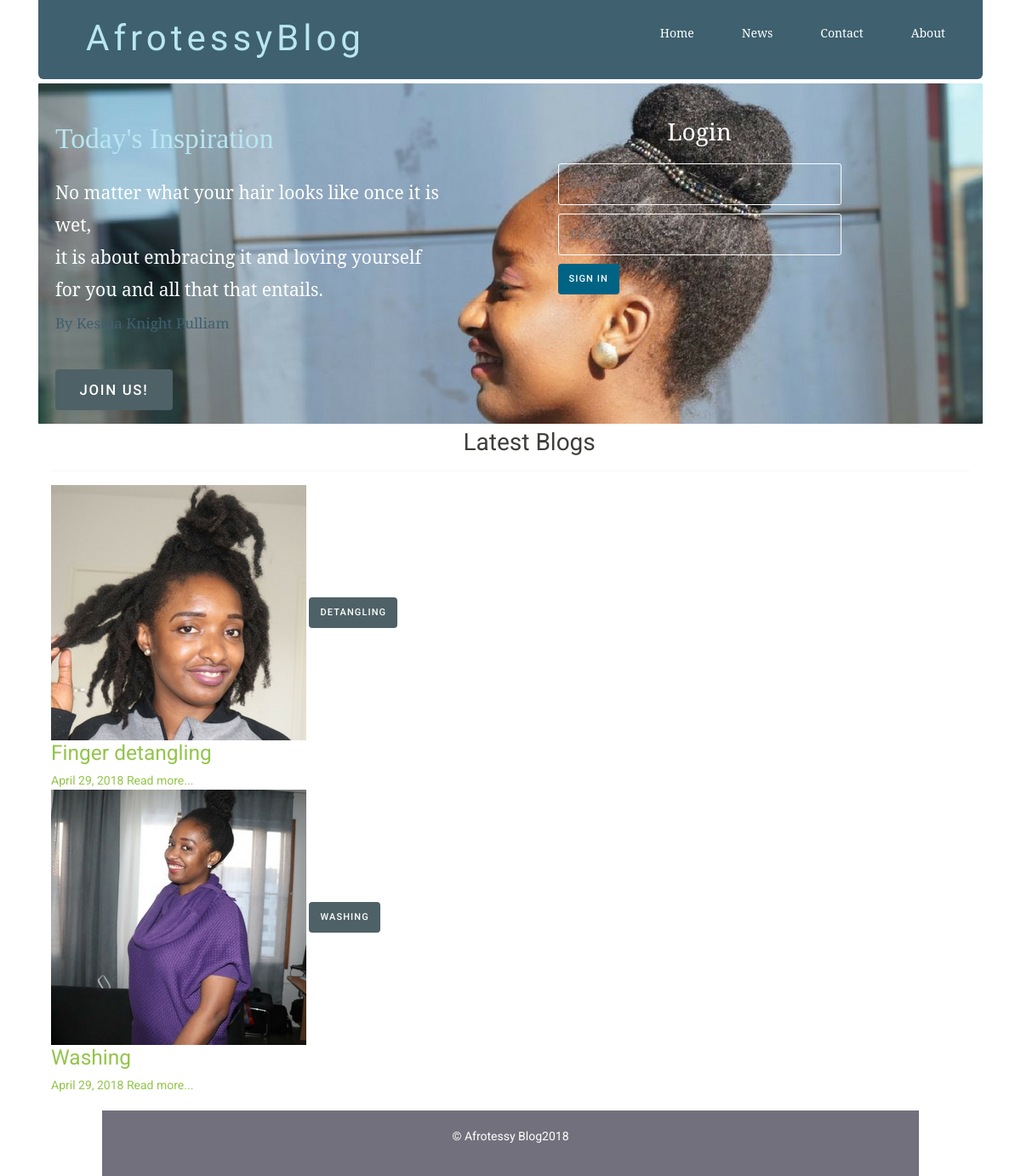
The page / on the database its author committed.
### tables this page shows
CREATE TABLE `posts` (
  `id` int(11) NOT NULL,
  `user_id` int(11) DEFAULT NULL,
  `title` varchar(255) NOT NULL,
  `slug` varchar(255) NOT NULL,
  `views` int(11) NOT NULL DEFAULT '0',
  `image` varchar(255) NOT NULL,
  `body` text NOT NULL,
  `published` tinyint(1) NOT NULL,
  `created_at` timestamp NOT NULL DEFAULT CURRENT_TIMESTAMP ON UPDATE CURRENT_TIMESTAMP,
  `updated_at` timestamp NOT NULL DEFAULT '0000-00-00 00:00:00'
);

CREATE TABLE `topics` (
  `id` int(11) NOT NULL,
  `name` varchar(255) NOT NULL,
  `slug` varchar(255) DEFAULT NULL
);

### includes/registration_login.php (called while the page is built, shortened)
<?php
	$username = "";
?>

### includes/public_functions.php (called while the page is built, shortened)
<?php
function getPublishedPosts() {
	global $conn;
	$sql = "SELECT * FROM posts WHERE published=true";
	$result = mysqli_query($conn, $sql);
	$posts = mysqli_fetch_all($result, MYSQLI_ASSOC);
	$final_posts = array();
	foreach ($posts as $post) {
		$post['topic'] = getPostTopic($post['id']);
		array_push($final_posts, $post);
	}
	return $final_posts;
}
function getPostTopic($post_id){
	global $conn;
	$sql = "SELECT * FROM topics WHERE id=
			(SELECT topic_id FROM post_topic WHERE post_id=$post_id) LIMIT 1";
	$result = mysqli_query($conn, $sql);
	$topic = mysqli_fetch_assoc($result);
	return $topic;
}
?>

### index.php (the view, shortened to what this page needs)
<?php require_once('config.php') ?>
<?php require_once( ROOT_PATH . '/includes/public_functions.php') ?>
<?php require_once( ROOT_PATH . '/includes/registration_login.php') ?>
<?php $posts = getPublishedPosts(); ?>
<?php require_once( ROOT_PATH . '/includes/head_section.php') ?>
</head>
<body>
	<div class="container">
		<?php include( ROOT_PATH . '/includes/navbar.php') ?>
</div>
<div class="container">
		<?php include( ROOT_PATH . '/includes/banner.php') ?>
<div class="container">
		<div class="container">
			<h2 class="content-title">Latest Blogs</h2>
	</div>
			<hr>
			<?php foreach ($posts as $post): ?>
	<div class="post" style="margin-left: 0px;">
		<img src="<?php echo BASE_URL . '/static/images/' . $post['image']; ?>" class="post_image" alt="">
		<?php if (isset($post['topic']['name'])): ?>
			<a
				href="<?php echo BASE_URL . 'filtered_posts.php?topic=' . $post['topic']['id'] ?>"
				class="btn category">
				<?php echo $post['topic']['name'] ?>
			</a>
		<?php endif ?>
		<a href="single_post.php?post-slug=<?php echo $post['slug']; ?>">
			<div class="post_info">
				<h3><?php echo $post['title'] ?></h3>
				<div class="info">
					<span><?php echo date("F j, Y ", strtotime($post["created_at"])); ?></span>
					<span class="read_more">Read more...</span>
				</div>
			</div>
		</a>
	</div>
<?php endforeach ?>
		</div>
		<?php include( ROOT_PATH . '/includes/footer.php') ?>

### includes/head_section.php (shortened to what this page needs)
<!DOCTYPE html>
<html>
<head>
	<link rel="stylesheet" href="static/css/public_styling.css">
	<link rel="stylesheet" href="static/css/bootstrap.min.css">

### includes/navbar.php
<div class="navbar">
	<div class="logo_div">
		<a href="index.php"><h1>AfrotessyBlog</h1></a>
	</div>
	<ul>
	  <li><a class="active" href="index.php">Home</a></li>
	  <li><a href="#news">News</a></li>
	  <li><a href="#contact">Contact</a></li>
	  <li><a href="#about">About</a></li>
	</ul>
</div>

### includes/banner.php (shortened to what this page needs)
<?php if (isset($_SESSION['user']['username'])) { ?>
	<div class="logged_in_info">
		<span>welcome <?php echo $_SESSION['user']['username'] ?></span>
		|
		<span><a href="logout.php">logout</a></span>
	</div>
<?php }else{ ?>
	<div class="banner">
		<div class="welcome_msg">
			<h1>Today's Inspiration</h1>
			<p>
			    No matter what your hair looks like once it is wet,<br>
			    it is about embracing it and loving yourself <br>
			    for you and all that that entails.<br>
				<span>By Keshia Knight Pulliam</span>
			</p>
			<a href="register.php" class="btn">Join us!</a>
		</div>
		<div class="login_div">
			<form action="<?php echo BASE_URL . 'index.php'; ?>" method="post" >
				<h2>Login</h2>
				<input type="text" name="username" value="<?php echo $username; ?>" placeholder="Username">
				<input type="password" name="password"  placeholder="Password">
				<button class="btn" type="submit" name="login_btn">Sign in</button>
			</form>
		</div>
	</div>
<?php } ?>

### includes/footer.php
<div class="container">
<div class="footer">
			<p> &copy; Afrotessy Blog<?php echo date ('Y'); ?></p>
		</div>
	</div>
</div>
</body>
</html>

### static/css/public_styling.css (style rules this page uses)
* { margin: 0px; padding: 0px; }
html { height: 100%; box-sizing: border-box; }
body { position: relative; margin: 0; padding-bottom: 6rem; min-height: 100%; }
h1, h2, h3, h4, h5, h6 { color: #444; font-family: 'Averia Serif Libre', cursive; }
a { text-decoration: none; }
ul, ol { margin-left: 40px; }
hr { margin: 10px 0px; opacity: .25; }
form h2 { margin: 25px auto; text-align: center; font-family: 'Averia Serif Libre', cursive; }
form input { width: 100%; display: block; padding: 13px 13px; font-size: 1em; margin: 5px auto 10px; border-radius: 3px; box-sizing : border-box; background: transparent; border: 1px solid #3E606F; }
.btn { color: white; background: #4E6166; text-align: center; border: none; border-radius: 5px; display: block; letter-spacing: .1em; margin: 10px 0px; padding: 13px 20px; text-decoration: none; }
.container { width: 80%; margin: 0px auto; }
.navbar { margin: 0 auto; overflow: hidden; background-color: #3E606F; border-radius: 0px 0px 6px 6px; }
.navbar ul { list-style-type: none; float: right; }
.navbar ul li { float: left; font-family: 'Noto Serif', serif; }
.navbar ul li a { display: block; color: white; text-align: center; padding: 20px 28px; text-decoration: none; }
.navbar .logo_div { float: left; padding-top: 5px; padding-left: 40px; }
.navbar .logo_div h1 { color: #B9E6F2; font-size: 3em; letter-spacing: 5px; font-weight: 100; font-family: 'Tangerine', cursive; }
.footer { position: absolute; right: 0; bottom: 0; left: 0; color: white; background-color: #73707D; text-align: center; width: 80%; margin: 20px auto 0px; padding: 20px 0px; }
.banner { margin: 5px auto; min-height: 400px; color: white; border-radius: 1px; background-image: url('../images/banner.jpg'); background-size: 100% 100%; }
.banner .welcome_msg { width: 45%; float: left; padding: 20px; }
.banner .welcome_msg h1 { color: #B9E6F2; margin: 25px 0px; font-size: 2.4em; font-family: 'Averia Serif Libre', cursive; }
.banner .welcome_msg p { color: white; font-size: 1.5em; line-height: 1.8em; font-family: 'Noto Serif', serif; }
.banner .welcome_msg p span { font-size: .81em; color: #3E606F; }
.banner .welcome_msg a { width: 30%; margin: 20px 0px; padding: 12px 15px; font-size: 1.2em; text-decoration: none; }
.banner .login_div { width: 50%; float: left; }
.banner .login_div form { margin-top: 40px; }
.banner .login_div form h2 { color: white; margin-bottom: 20px; font-family: 'Noto Serif', serif; }
.banner .login_div form input { width: 60%; color: white; border: 1px solid white; margin: 10px auto; letter-spacing: 1.3px; font-family: 'Noto Serif', serif; }
.banner .login_div form button { display: block; background: #006384; margin-left: 20%; }

### rows shown on the page
posts: image (picture), title "Finger detangling", created_at "April 29, 2018"
topics: name "DETANGLING"
posts: image (picture), title "Washing", created_at "April 29, 2018"
topics: name "WASHING"

### other values the page prints
date ('Y') "2018"
